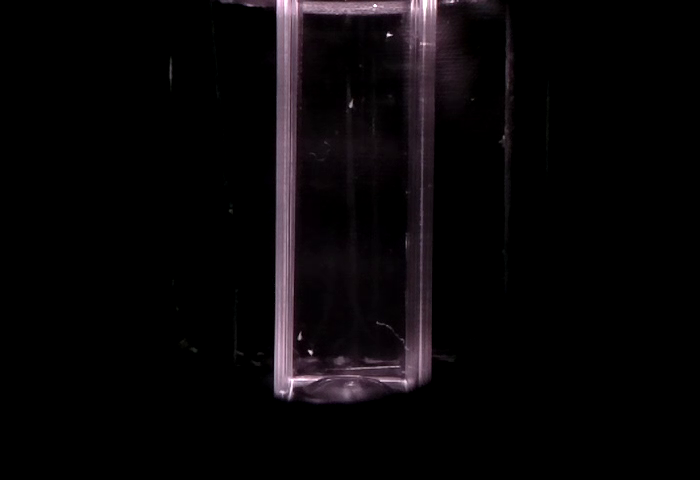
#> input picture Imagenes/img_0017.bmp, 700 x 480 px
$ python POO_Original.py --dataset Imagenes
#> lines starting #> are read from the running program, lines starting #| are printed output that depends on the picture; after the words box and inside, x2 and y2 are one past the last pixel; in counts of white or black regions, pixels touching at a corner belong together
import cv2
from numpy import linalg as LA
import numpy as np
from imutils import paths
import matplotlib.pyplot as plt
import argparse
import csv


class Preprocesamiento():

    def __init__(self,manual=False,thresh=63,y_T=0,y_B=0,x_R=0,x_L=0):
        self.y_T = y_T
        self.y_B = y_B
        self.x_R = x_R
        self.x_L = x_L
        self.thresh = thresh

        self.manual=manual
        self.dies = 0
        self.first_img = True
        self.inicio()
        self.Preprocesing()


    def inicio(self):

        ap = argparse.ArgumentParser()
        ap.add_argument("-d", "--dataset", required=True, help="path to input Images")

        args = vars(ap.parse_args())

        print("Loading ...")

        self.imagePaths = list(paths.list_images(args["dataset"]))
        self.imagePaths.sort()


    def graficX(self, img, w):

        listaX = []
        LeftX = []
        RightX = []
        X = []

        for x in range(0, w):
            if x < int(w/2):
                LeftX.append(np.sum(img[:,x]))
                X.append(x)
            else:
                RightX.append(np.sum(img[:,x]))
                X.append(x)

            listaX = LeftX + RightX

        return listaX, X, LeftX.index(max(LeftX)), RightX.index(max(RightX))

    def graficY(self, img, h):

        listaY = []
        TopY = []
        BottomY = []
        Y = []

        for y in range(0, h):

            if y < int(h/2):
                TopY.append(np.sum(img[y,:]))
                Y.append(y)
            else:
                BottomY.append(np.sum(img[y,:]))
                Y.append(y)

            listaY = TopY + BottomY

        return listaY, Y, TopY.index(max(TopY)), BottomY.index(max(BottomY))

# Section of Kernels
    def Kernels(self,nmKernel):

        if nmKernel == "cross":

            kernel = cv2.getStructuringElement(cv2.MORPH_CROSS, (5,5))

        elif nmKernel == "morphology":
            kernel = cv2.getStructuringElement(cv2.MORPH_ELLIPSE, (7,7))

        elif nmKernel == "kernel5":
            kernel = cv2.getStructuringElement(cv2.MORPH_ELLIPSE, (5,5))

        else:
            print("[INFO] Error: No ingreso el input \"nmKernel\"")

        return kernel


    def histogram(axisX, X, axisY, Y):

        # Graphics using Pyplot of Matplotlib
        plt.figure(figsize=(2,2))

        plt.subplot(121)
        plt.title("EjeX")
        plt.plot(X, axisX)

        plt.subplot(122)
        plt.title("EjeY")
        plt.plot(Y, axisY)

        plt.show()


    def imprimir(self,img):
        h,w = np.shape(img)

        for i in range(0,h):
            for j in range(0,w):
                print(img[i][j],end=" ")

            print("\n")


    def Preprocesing(self):

        for imagePath in self.imagePaths:
            img = cv2.imread(imagePath)
#> img is the input picture: shape (480, 700, 3); mean B, G, R 8, 6.3, 8.6
            gray = cv2.cvtColor(img, cv2.COLOR_RGB2GRAY)

            gray = cv2.GaussianBlur(gray,(3,3),0)
            h,w = np.shape(gray)
#> h = 480; w = 700

            if self.manual == True:

                    firstImg = 0

                    while slef.dies < 1:

                        img = cv2.imread(self.imagePaths[dies],0)

                        gray = cv2.GaussianBlur(gray,(3,3),0)

                        firstImg += gray[y_T:y_B,x_R:x_L]

            #            _,firstImg = cv2.threshold(firstImg,0,255,cv2.THRESH_BINARY | cv2.THRESH_OTSU)

                        EE1 = cv2.getStructuringElement(cv2.MORPH_ELLIPSE, (3,3))
                        EE2 = cv2.getStructuringElement(cv2.MORPH_CROSS, (3,3))
                        EE3 = cv2.getStructuringElement(cv2.MORPH_RECT, (3,3))

                    #    firstImg = cv2.morphologyEx(firstImg, cv2.MORPH_DILATE, EE1, iterations = 2)

                        firstImg = np.float32(firstImg)

                        g_mf = firstImg - min(firstImg.flatten())
                        g_sf = self.thresh*(g_mf/max(g_mf.flatten()))

                        firstImg = np.uint8(firstImg)

                        # [6 lines of commented-out code are left out]
                        self.dies+=1

                    continue

            else:

                if self.first_img == True:

                    firstImg = 0

                    while self.dies < 1:

                        img = cv2.imread(self.imagePaths[self.dies],0)
#> img: shape (480, 700); min 0, max 255, mean 7.2

                        gray = cv2.GaussianBlur(gray,(3,3),0)

                        if self.first_img == True:

                            ejeX, X, x_L, x_R = self.graficX(gray, w)
#> the loop in graficX, `for x in range(0, w):` made 700 passes
#> listaX on passes 1 to 3: [0], [0, 0], [0, 0, 0]
#> after the loop in graficX, `for x in range(0, w):`: LeftX = 350 values, max 52688 at index 285, min 0 at index 0, mean 3803.6; RightX = 350 values, max 30066 at index 71, min 0 at index 167, mean 3027.5; X = 700 values from 0 to 699
#> ejeX = 700 values, max 52688 at index 285, min 0 at index 0, mean 3415.5; X = 700 values from 0 to 699; x_L = 285; x_R = 71
                            ejeY, Y, y_T, y_B = self.graficY(gray, h)
#> the loop in graficY, `for y in range(0, h): ` made 480 passes
#> listaY on passes 1 to 3: [23620], [23620, 24608], [23620, 24608, 26457]
#> after the loop in graficY, `for y in range(0, h):`: BottomY = 240 values, max 18611 at index 139, min 0 at index 167, mean 4124.5; TopY = 240 values, max 28351 at index 5, min 2827 at index 218, mean 5837.4; Y = 480 values from 0 to 479
#> ejeY = 480 values, max 28351 at index 5, min 0 at index 407, mean 4981; Y = 480 values from 0 to 479; y_T = 5; y_B = 139


                            self.first_img = False

                        firstImg += gray[y_T: y_B + h//2 -15, x_L +25: x_R + w//2 ]
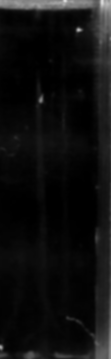
#> firstImg: shape (359, 111); min 0, max 218, mean 14.8
            #            _,firstImg = cv2.threshold(firstImg,0,255,cv2.THRESH_BINARY | cv2.THRESH_OTSU)

                        EE1 = cv2.getStructuringElement(cv2.MORPH_ELLIPSE, (3,3))
                        EE2 = cv2.getStructuringElement(cv2.MORPH_CROSS, (3,3))
                        EE3 = cv2.getStructuringElement(cv2.MORPH_RECT, (3,3))

                    #    firstImg = cv2.morphologyEx(firstImg, cv2.MORPH_DILATE, EE1, iterations = 2)

                        firstImg = np.float32(firstImg)

                        g_mf = firstImg - min(firstImg.flatten())
                        g_sf = self.thresh*(g_mf/max(g_mf.flatten()))

                        firstImg = np.uint8(firstImg)

                        cv2.imshow("Imadsray", firstImg)
                        k = cv2.waitKey(0) & 0xFF
#> (key q is pressed here)
                        if k == ord("q"):
                            break

                        #print(dies)
                        self.dies+=1

                    continue


            if self.manual == True:
                gray_copy = gray[y_T:y_B,x_R:x_L]
                secondgray = gray[y_T:y_B,x_R:x_L]
            else:
                gray_copy = gray[y_T  : y_B + h//2 -15, x_L +25: x_R + w//2 ]
                secondgray = gray[y_T : y_B + h//2 -15, x_L +25: x_R + w//2 ]

            #_,secondgray = cv2.threshold(secondgray,0,255,cv2.THRESH_BINARY | cv2.THRESH_OTSU)

            secondgray = np.float32(secondgray)

            funcG = secondgray - firstImg

            g_m = funcG - min(funcG.flatten())
            g_s = self.thresh*(g_m/max(g_m.flatten()))
            g_s = np.uint8(g_s)
           #Rango 40 - 50
        #    n,gray_th = cv2.threshold(g_s,0,255,cv2.THRESH_BINARY | cv2.THRESH_OTSU)
         #   print(n)
            ret,gray_th = cv2.threshold(g_s,20,255,cv2.THRESH_BINARY)
            print(ret)

            EE1 = cv2.getStructuringElement(cv2.MORPH_ELLIPSE, (3,3))
            EE2 = cv2.getStructuringElement(cv2.MORPH_CROSS, (3,3))
            EE3 = cv2.getStructuringElement(cv2.MORPH_RECT, (3,3))

            ee61 = cv2.morphologyEx(gray_th, cv2.MORPH_OPEN, EE3, iterations = 1)
            # Aveces 2
        #    ee62 = cv2.morphologyEx(ee61, cv2.MORPH_ERODE, EE1, iterations = 1)
            ee64 = cv2.morphologyEx(ee61, cv2.MORPH_DILATE, EE1, iterations = 2)
        # [13 lines of commented-out code are left out]

            mask = cv2.bitwise_and(gray_copy, gray_copy, mask=ee64)
            cv2.imwrite("{}tiff".format(imagePath[:-4]), mask)
            #cv2.imshow("Mascara", mask)

            print(imagePath[:-4])
            print(ee64.shape)
#> pass 2 of the loop in Preprocesing, `for imagePath in self.imagePaths:`:
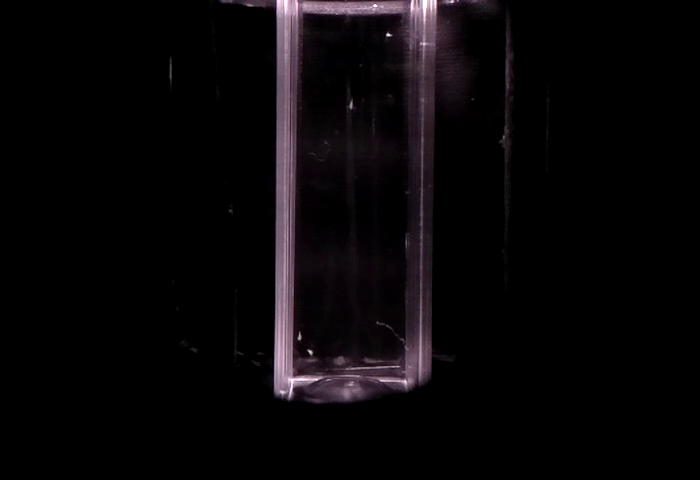
#> input picture Imagenes/img_0018.bmp, 700 x 480 px
#> in Preprocesing, img is the input picture: shape (480, 700, 3); mean B, G, R 8, 6.3, 8.6
#> in Preprocesing, `funcG = secondgray - firstImg`:
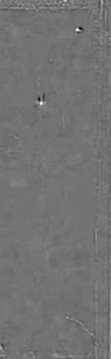
#> funcG: shape (359, 111) float32; min -33, max 40, mean 0; drawn with min black and max white
#> in Preprocesing, `ret,gray_th = cv2.threshold(g_s,20,255,cv2.THRESH_BINARY)`:
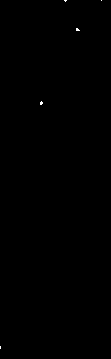
#> gray_th: shape (359, 111); 0.07% white in thin lines or dots, all inside (x1, y1, x2, y2) = (0, 0, 102, 349)
#> ee61: shape (359, 111); every value is 0
#| (359, 111)
  # [4 lines of commented-out code are left out]

if __name__=="__main__":

    artemia = Preprocesamiento(thresh=32)
    # Probar con thresh = 32 y threshold=20
    cv2.destroyAllWindows()
